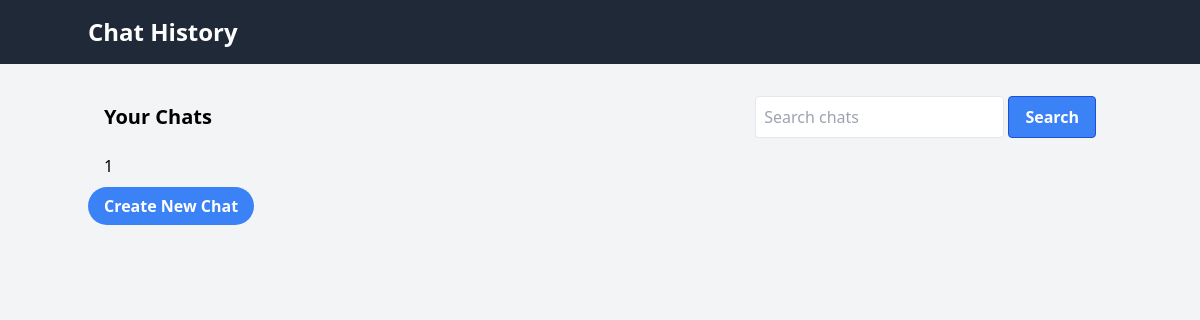
The app's page /conversations/ (signed in), older data.
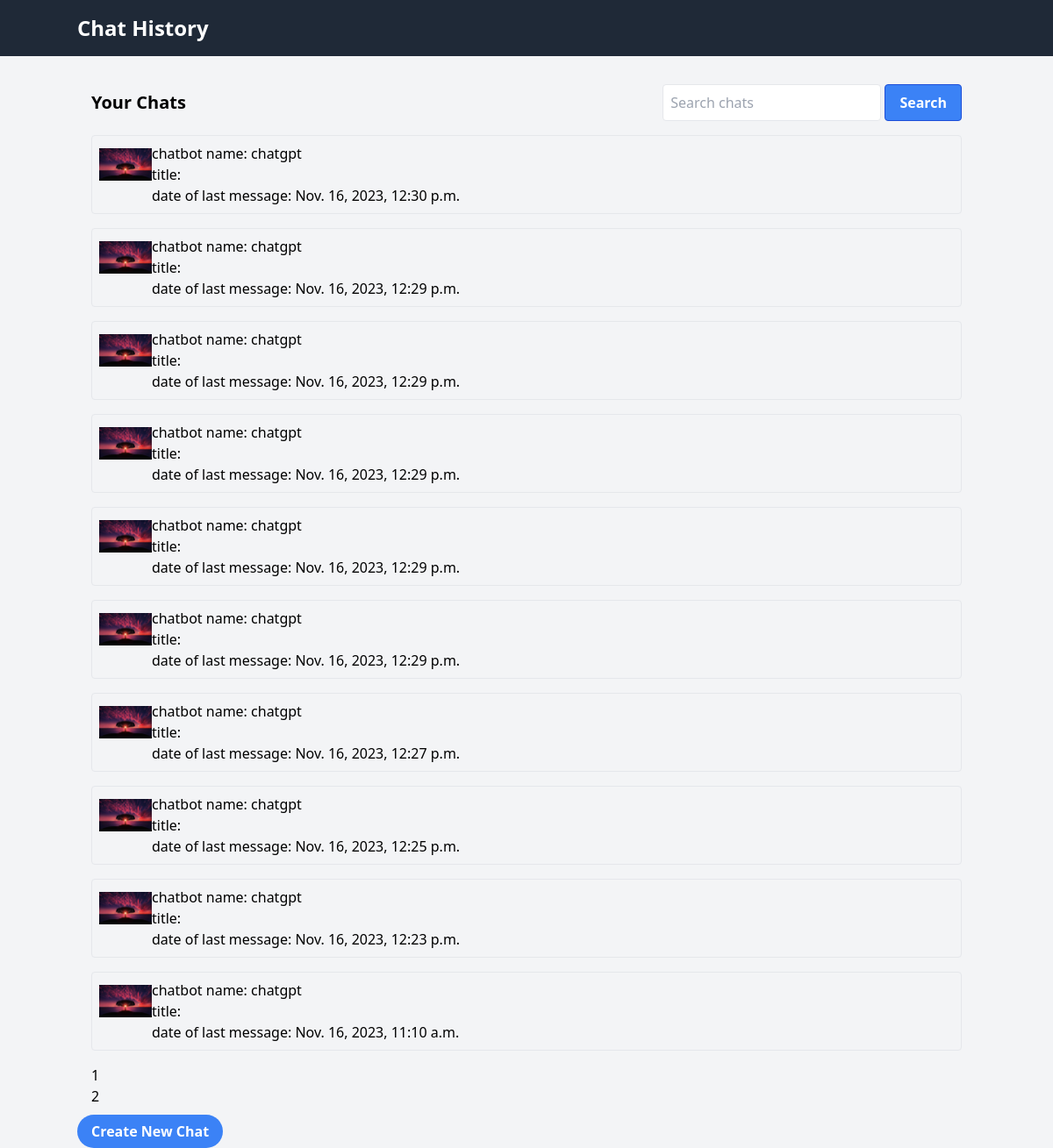
The same page, newer data.
### conversations/models.py (models this page shows, shortened)
class Conversation(models.Model):
    user = models.ForeignKey(User, on_delete=models.CASCADE)
    chatbot = models.ForeignKey(Chatbot, on_delete=models.CASCADE)
    title = models.CharField(max_length=200, blank=True)
    last_message_date = models.DateTimeField(auto_now=True)
    class Meta:
        ordering = ['-last_message_date']

### chatbots/models.py (models this page shows, shortened)
class Chatbot(models.Model):
    name = models.CharField(max_length=50, unique=True)
    user = models.ForeignKey(
        settings.AUTH_USER_MODEL,
        on_delete=models.CASCADE,
    )
    description = models.TextField(blank=True)
    custom_prompt = models.TextField(blank=True)
    chatbot_picture = models.ImageField(blank=True, upload_to=chatbot_image_path)
    is_disabled = models.BooleanField(default=False)
    like_count = models.BigIntegerField(default=0)
    dislike_count = models.BigIntegerField(default=0)

### conversations/views.py (the view)
# urls.py: path('', chat_list_view, name="chat_list"),
@login_required
def chat_list_view(request):
    items_per_page = 10
    queryset = Conversation.objects.filter(user=request.user)
    paginator = Paginator(queryset, items_per_page)
    page = request.GET.get('page')
    try:
        chat_list = paginator.page(page)
    except PageNotAnInteger:
        chat_list = paginator.page(1)
    context = {'chat_list': chat_list, 'page_count': range(1, int((queryset.count() - 1) / 10) + 2)}
    return render(request, 'chat-list.html', context)

### conversations/templates/chat-list.html (shortened to what this page needs)
<!DOCTYPE html>
<html lang="en">
<head>
    <link href="https://cdn.jsdelivr.net/npm/tailwindcss@2.2.16/dist/tailwind.min.css" rel="stylesheet">
</head>
<body class="bg-gray-100">
    <header class="bg-gray-800 text-white p-4">
        <div class="container mx-auto">
            <h1 class="text-2xl font-semibold">Chat History</h1>
        </div>
    </header>
    <div class="container mx-auto p-4 mt-4">
        <div class="flex justify-between items-center mb-4">
            <h2 class="text-xl font-semibold">Your Chats</h2>
            <div class="search-box">
                <input type="text" placeholder="Search chats" class="p-2 border rounded">
                <button class="bg-blue-500 hover:bg-blue-700 text-white font-bold py-2 px-4 border border-blue-700 rounded">Search</button>
            </div>
        </div>
        <ul class="chat-list">
            {% for chat in chat_list %}
                <li class="chat-item border rounded p-2 mb-4 hover:bg-gray-100">
                <a href="{% url 'chat_detail' %}?conversation={{ chat.id }}" class="chat-link flex items-center">
                    <div class="chat-avatar" style="width:60px;height:60px;">
                        {% if chat.chatbot.chatbot_picture %}
                            <img src="{{ chat.chatbot.chatbot_picture.url }}" alt="{{ chat.chatbot.name }}">
                        {% else %}
                            <img src="" alt="{{ chat.chatbot.name }}">
                        {% endif %}
                    </div>
                    <div class="chat-details">
                        <h3 class="chat-title">chatbot name: {{ chat.chatbot.name }}</h3>
                        <p class="chat-preview">title: {{ chat.title }}</p>
                        <p class="chat-date">date of last message: {{ chat.last_message_date }}</p>
                    </div>
                </a>
            </li>
            {% endfor %}
        </ul>
        <div class="pagination flex space-x-2">
            <ul>
                {% for i in page_count %}
                    <li><a href="{% url 'chat_list' %}?page={{ i }}">{{ i }}</a></li>
                {% endfor %}
            </ul>
        </div>
    </div>
    <footer>
        <div class="container mx-auto">
            <a href="{% url 'create_chat' %}" class="bg-blue-500 hover:bg-blue-700 text-white font-bold py-2 px-4 rounded-full">Create New Chat</a>
        </div>
    </footer>
</body>
</html>

Row changes from the older to the newer data that the page shows:
added Conversation: chatbot.chatbot_picture (picture), chatbot.name "chatgpt", last_message_date "Nov. 16, 2023, 12:30 p.m."
added Conversation: chatbot.chatbot_picture (picture), chatbot.name "chatgpt", last_message_date "Nov. 16, 2023, 12:29 p.m."
added Conversation: chatbot.chatbot_picture (picture), chatbot.name "chatgpt", last_message_date "Nov. 16, 2023, 12:29 p.m."
added Conversation: chatbot.chatbot_picture (picture), chatbot.name "chatgpt", last_message_date "Nov. 16, 2023, 12:29 p.m."
added Conversation: chatbot.chatbot_picture (picture), chatbot.name "chatgpt", last_message_date "Nov. 16, 2023, 12:29 p.m."
added Conversation: chatbot.chatbot_picture (picture), chatbot.name "chatgpt", last_message_date "Nov. 16, 2023, 12:29 p.m."
added Conversation: chatbot.chatbot_picture (picture), chatbot.name "chatgpt", last_message_date "Nov. 16, 2023, 12:27 p.m."
added Conversation: chatbot.chatbot_picture (picture), chatbot.name "chatgpt", last_message_date "Nov. 16, 2023, 12:25 p.m."
added Conversation: chatbot.chatbot_picture (picture), chatbot.name "chatgpt", last_message_date "Nov. 16, 2023, 12:23 p.m."
added Conversation: chatbot.chatbot_picture (picture), chatbot.name "chatgpt", last_message_date "Nov. 16, 2023, 11:10 a.m."
Text that changed along with them:
new list line: "2"
